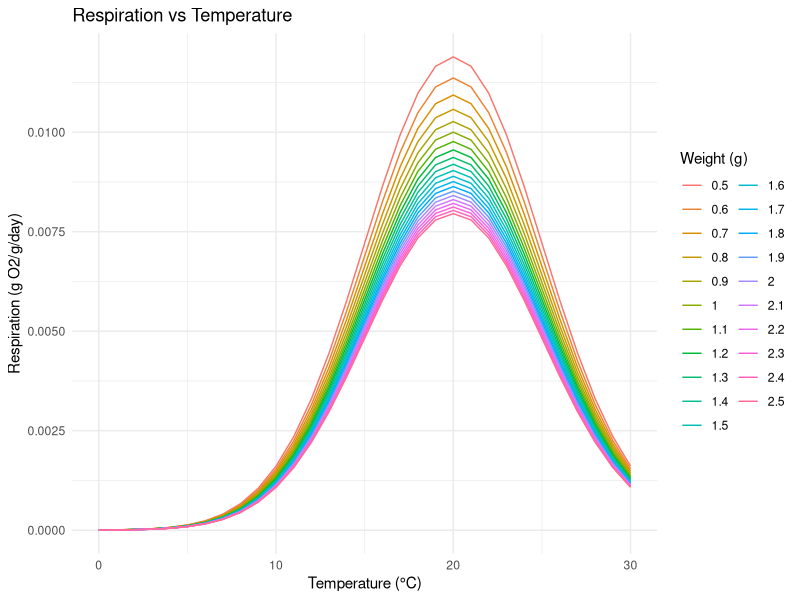
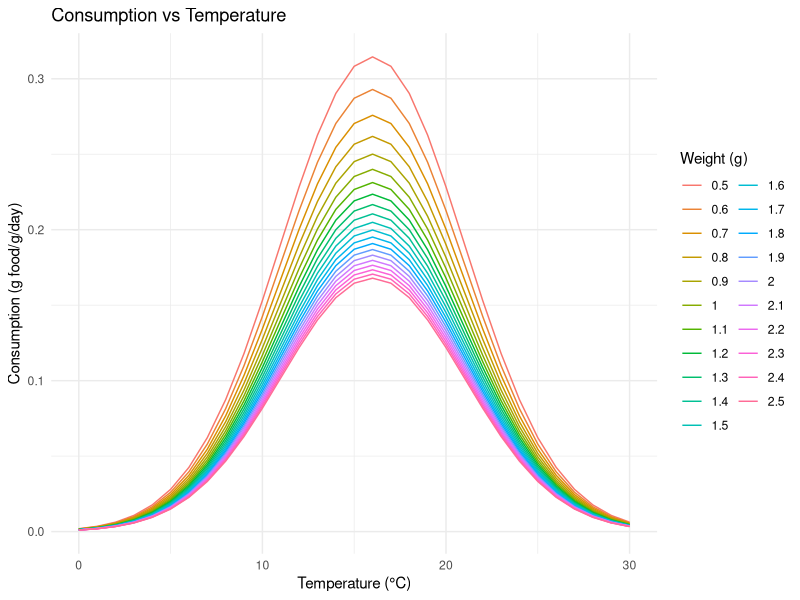
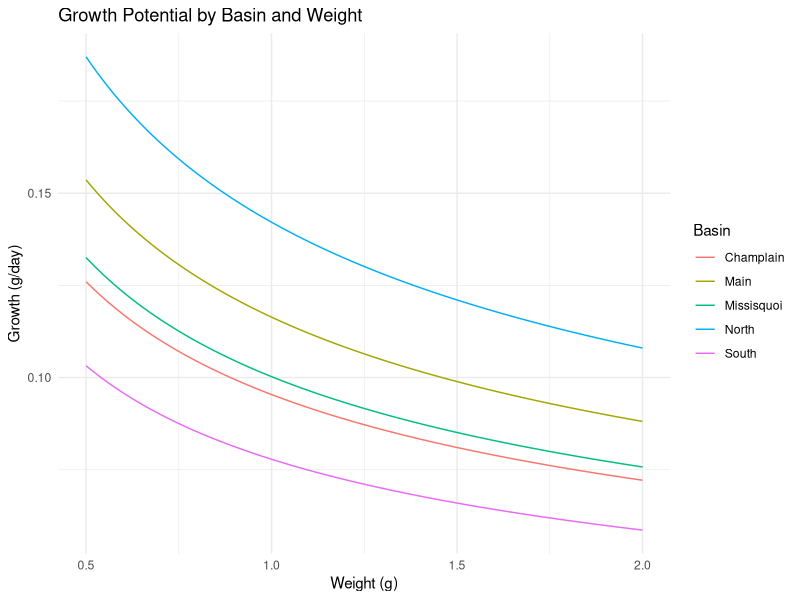

Reproduce these figures in R, in order.
## ---- chunk 1
library(tidyverse)
library(dplyr)
library(ggplot2)
## ---- chunk 2

## ---- chunk 3
# Respiration parameters
a_r <- 0.01  # Specific respiration rate (g O2/g/day)
b_r <- -0.25 # Weight exponent
opt_temp_r <- 20  # Optimal temperature for respiration

# Consumption parameters
a_c <- 0.24  # Max consumption rate (g food/g/day)
b_c <- -0.39 # Weight exponent for consumption
opt_temp_c <- 16  # Optimal temperature for consumption
food_availability <- 1  # P-value (1 = full food availability)
## ---- chunk 4
temp_dependence <- function(temp, opt_temp) {
  # Sigmoid-like curve with steep drop-off at low/high temps
  exp(-((temp - opt_temp)^2) / 50)
}
## ---- chunk 5
respiration <- function(weight, temp) {
  a_r * weight^b_r * temp_dependence(temp, opt_temp_r)
}
## ---- chunk 6
consumption <- function(weight, temp, food_avail) {
  a_c * weight^b_c * temp_dependence(temp, opt_temp_c) * food_avail
}
## ---- chunk 7
# Generate a grid of weights and temperatures
weights <- seq(from = 0.5, 2.5, by = 0.1)  # Mussel weight (grams)
temps <- seq(0, 30, by = 1)         # Water temperature (°C)
data <- expand.grid(weight = weights, temp = temps)


# Calculate respiration and consumption
data$respiration <- mapply(respiration, data$weight, data$temp)
data$consumption <- mapply(consumption, data$weight, data$temp, MoreArgs = list(food_avail = food_availability))
## ---- chunk 8
ggplot(data, aes(x = temp, y = respiration, color = as.factor(weight))) +
  geom_line() +
  labs(title = "Respiration vs Temperature",
       x = "Temperature (°C)", 
       y = "Respiration (g O2/g/day)",
       color = "Weight (g)") +
  theme_minimal()

ggplot(data, aes(x = temp, y = consumption, color = as.factor(weight))) +
  geom_line() +
  labs(title = "Consumption vs Temperature",
       x = "Temperature (°C)", 
       y = "Consumption (g food/g/day)",
       color = "Weight (g)") +
  theme_minimal()
## ---- chunk 9

## ---- chunk 10

## ---- chunk 11
a_c <- 0.24
b_c <- -0.39
opt_temp_c <- 16  # consumption optimal temperature
a_r <- 0.01
b_r <- -0.25
opt_temp_r <- 20  # respiration optimal temperature
e_f <- 0.3 # egestion
e_u <- 0.1 # excretion

weights <- seq(0.5, 2, by = 0.01)  # Weight range (grams)
## ---- chunk 12
# Temperature and food availability per basin
basin_data <- data.frame(
  basin = c("North", "South", "Main", "Missisquoi", "Champlain"),
  avg_temp = c(15, 20, 18, 21, 17),  # Average temperature (°C)
  food_avail = c(1, 0.8, 0.9, 1.2, 0.7)  # Food availability (proportional)
)
## ---- chunk 13
# Temperature dependence function
temp_dependence <- function(temp, opt_temp) {
  exp(-((temp - opt_temp)^2) / 50)
}

# Bioenergetics model
growth_potential <- function(weight, temp, food_avail) {
  # Consumption: equation from
  C <- a_c * weight^b_c * temp_dependence(temp, opt_temp_c) * food_avail
  # Respiration
  R <- a_r * weight^b_r * temp_dependence(temp, opt_temp_r)
  # Egestion and Excretion
  F <- e_f * C
  U <- e_u * (C - F)
  # Growth
  G <- C - (R + F + U)
  return(G)
}
## ---- chunk 14
results <- do.call(rbind, lapply(1:nrow(basin_data), function(i) {
  basin <- basin_data$basin[i]
  temp <- basin_data$avg_temp[i]
  food_avail <- basin_data$food_avail[i]
  growth <- sapply(weights, growth_potential, temp = temp, food_avail = food_avail)
  data.frame(basin = basin, weight = weights, growth = growth)
}))
## ---- chunk 15
ggplot(results, aes(x = weight, y = growth, color = basin)) +
  geom_line() +
  labs(title = "Growth Potential by Basin and Weight",
       x = "Weight (g)", y = "Growth (g/day)",
       color = "Basin") +
  theme_minimal()
